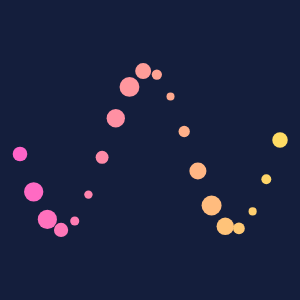
Frame 1 (no input)
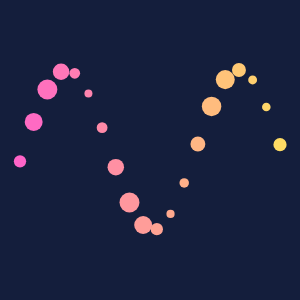
Frame 60 (no input)
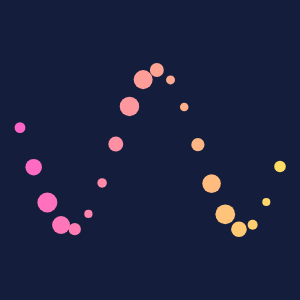
Frame 120 (the mouse pressed at the canvas centre since frame 60)

The p5.js sketch that drew these frames (run headless with seeded random() and noise() and a simulated clock; from frame 60 on, the mouse is pressed at the canvas centre):

// p5.js sketch
// ── sketch.js
// region: predict
function setup() {
  createCanvas(300, 300);
  background(20, 30, 60);
  for (let i = 0; i < 12; i++) {
    let angle = i * 30;
    circle(150 + cos(radians(angle)) * 100, 150 + sin(radians(angle)) * 100, 20);
  }
}
// endregion
// region: run
function setup() {
  createCanvas(300, 300);
  noStroke();
}

function draw() {
  background(20, 30, 60);
  for (let i = 0; i < 12; i++) {
    let angle = frameCount * 0.02 + i * 0.5;
    let x = 150 + cos(angle) * 100;
    let y = 150 + sin(angle) * 100;
    fill(map(i, 0, 11, 255, 120), map(i, 0, 11, 120, 220), 200);
    circle(x, y, 20);
  }
}
// endregion
// region: sol-trail
function setup() {
  createCanvas(300, 300);
  noStroke();
}

function draw() {
  background(20, 30, 60, 30);
  for (let i = 0; i < 12; i++) {
    let angle = frameCount * 0.02 + i * 0.5;
    let x = 150 + cos(angle) * 100;
    let y = 150 + sin(angle) * 100;
    fill(map(i, 0, 11, 255, 120), map(i, 0, 11, 120, 220), 200);
    circle(x, y, 20);
  }
}
// endregion
// region: sol-spiral
function setup() {
  createCanvas(300, 300);
  noStroke();
}

function draw() {
  background(20, 30, 60);
  for (let i = 0; i < 24; i++) {
    let angle = frameCount * 0.02 + i * 0.5;
    let radius = 10 + i * 5;
    let x = 150 + cos(angle) * radius;
    let y = 150 + sin(angle) * radius;
    fill(map(i, 0, 23, 255, 120), map(i, 0, 23, 120, 220), 200);
    circle(x, y, 12);
  }
}
// endregion
// region: make
function setup() {
  createCanvas(300, 300);
  noStroke();
}

function draw() {
  background(20, 30, 60);
  // Your own moving pattern: use a loop, sin or cos, and map to change colour or size.
}
// endregion
// region: sol-make
function setup() {
  createCanvas(300, 300);
  noStroke();
}

function draw() {
  background(20, 30, 60);
  for (let i = 0; i < 20; i++) {
    let x = map(i, 0, 19, 20, 280);
    let y = 150 + sin(frameCount * 0.05 + i * 0.5) * 80;
    fill(255, map(i, 0, 19, 100, 220), map(i, 0, 19, 200, 100));
    circle(x, y, 14 + sin(frameCount * 0.1 + i) * 6);
  }
}
// endregion
